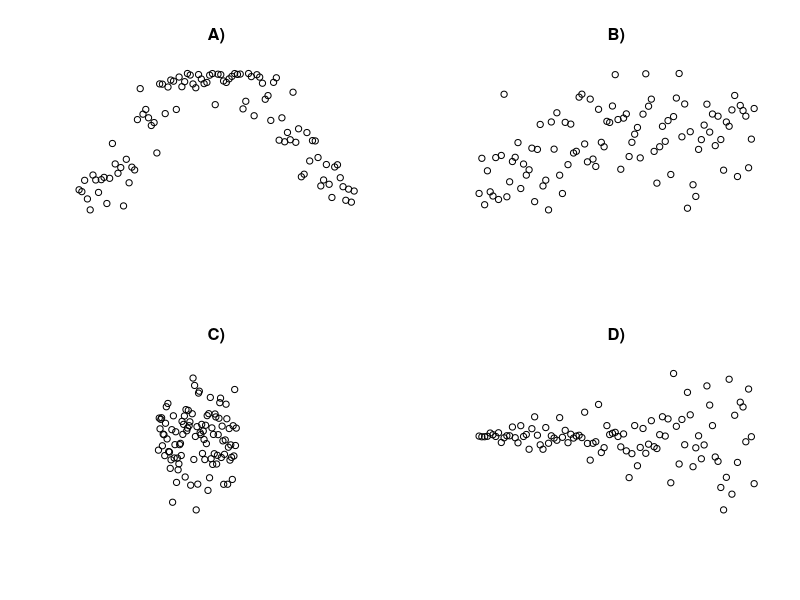
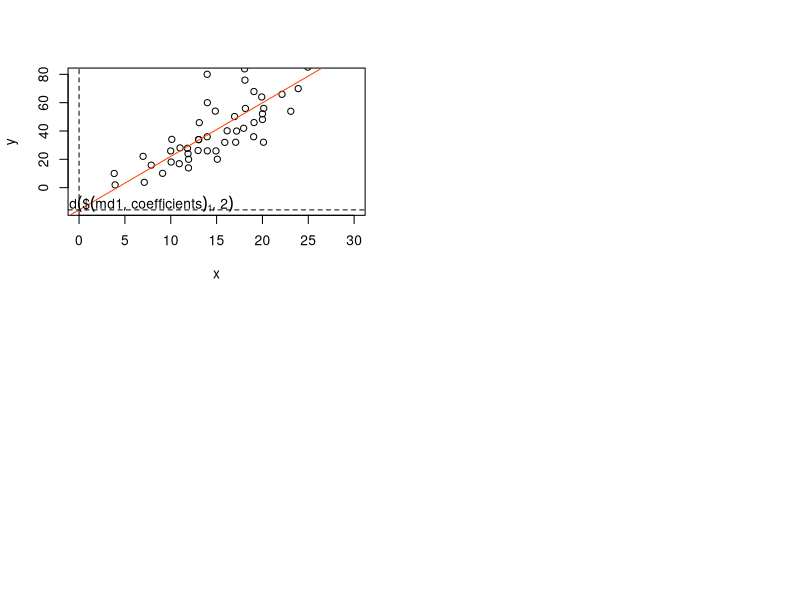
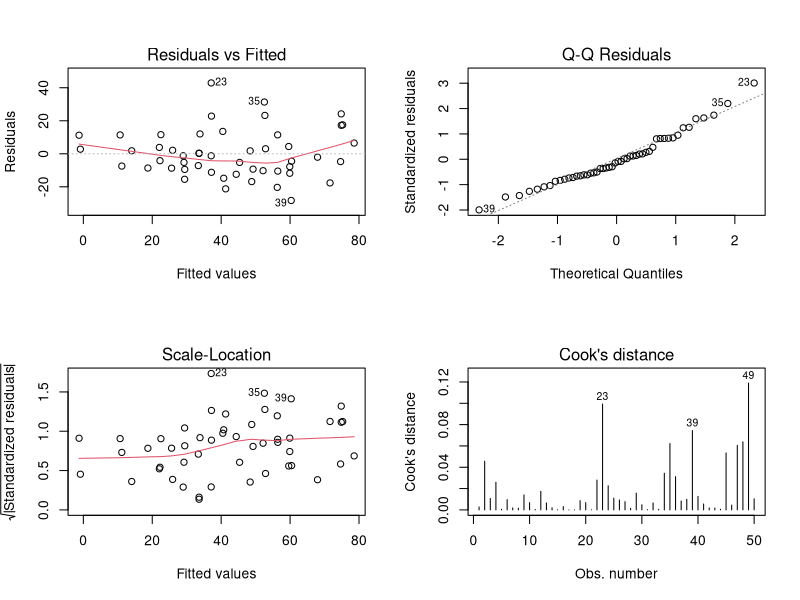
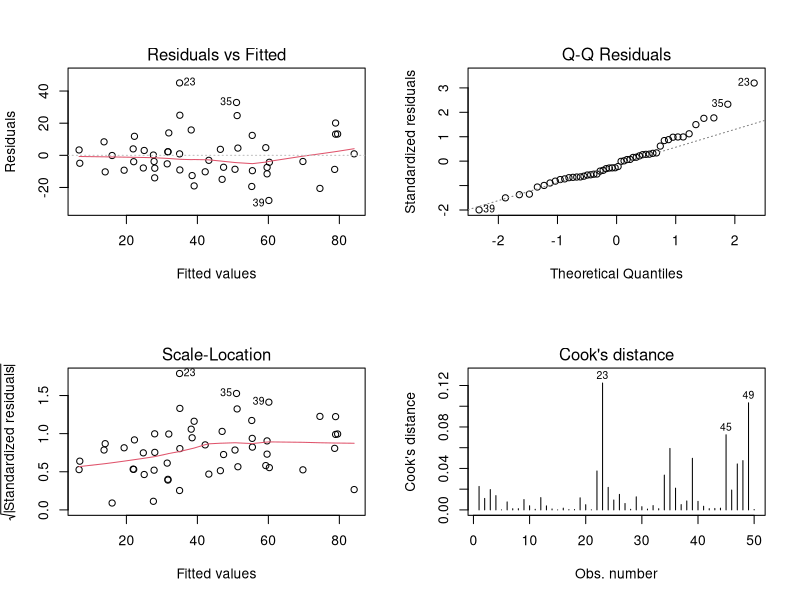
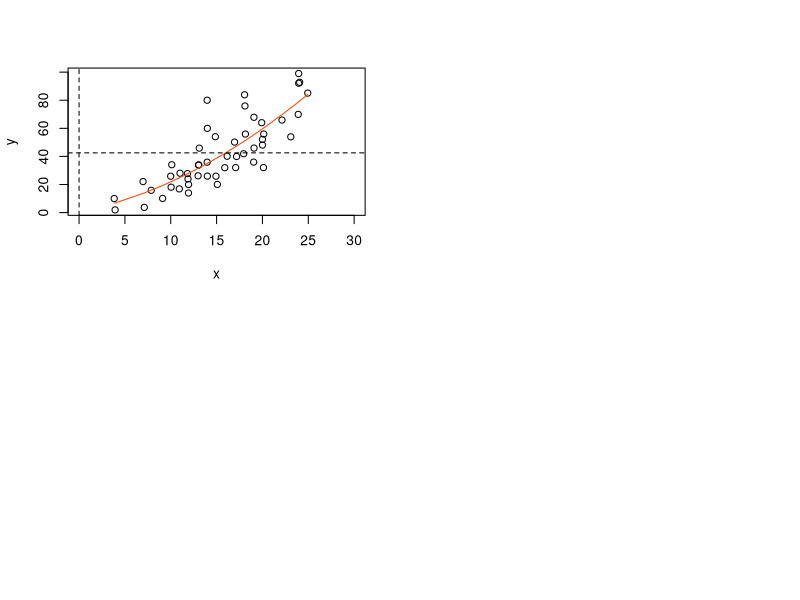

Source code (R) for these figures, in order:
## ---- chunk 1
par(mfrow = c(2, 2))
  x1 <- sin(seq(-1, 4, length.out = 100) + rnorm(100, sd = 0.4))
  x2 <- sort(c(sin(seq(-1, 4, length.out = 50)), 
                cos(seq(-3, 1, length.out = 50)))) + rnorm(n = 100, 
                                                           sd = 1.4)
  x3 <- 1:100/10
  y3 <- 5 + rnorm(100, sd = 5.5)
  x4 <- 1:100 * rnorm(100, sd = 500)
plot(x = x1, 
     main = "A)",
     xlab = "", 
     ylab = "", 
     axes = FALSE)
plot(x = x2, 
     main = "B)",
     xlab = "", 
     ylab = "", 
     axes = FALSE)
plot(x = x3, 
     y = y3, 
     main = "C)",
     xlab = "", 
     ylab = "", 
     axes = FALSE, 
     xlim = c(-10, 25), 
     ylim = c(-10, 20))
plot(x = x4, 
     xlab = "", 
     ylab = "", 
     main = "D)",
     axes = FALSE)
## ---- chunk 2
dfr <- data.frame(
  x <- c( 3.93,  3.83,  7.11,  6.98,  7.87,  9.11, 10.04,  9.99, 10.11, 10.93, 
         11.01, 11.93, 11.94, 11.88, 11.82, 12.98, 13.04, 13.04, 13.11, 13.99, 
         13.97, 13.99, 13.97, 15.08, 14.93, 14.86, 15.89, 16.15, 17.08, 17.18, 
         16.96, 17.95, 18.14, 18.09, 18.05, 19.04, 19.08, 19.07, 20.11, 20, 
         20,    20.14, 19.92, 22.13, 23.09, 23.9 , 23.95, 24.06, 23.95, 24.94
  ),
  y <- c( 1.93, 10.01,  3.73, 22.09, 15.86, 10.09, 18.09, 25.91, 34.09, 16.89, 
         28.04, 13.95, 19.98, 23.98, 27.78, 26.19, 33.85, 33.96, 45.88, 25.96, 
         35.89, 60.  , 80.03, 20.06, 25.92, 54.03, 31.96, 40.12, 32.03, 39.95, 
         50.2 , 41.91, 55.92, 75.92, 83.89, 35.94, 45.94, 67.85, 32.05, 48.11, 
         52.11, 55.95, 64.02, 65.9 , 53.94, 69.92, 92.1 , 92.78, 99.03, 85.09)
)
## ---- chunk 3
md1 <- lm(formula = y ~ x, data = dfr)
## ---- chunk 4
str(md1, 1) #<1>
## ---- chunk 5
with(data = dfr, #<1>
     expr = plot(x, #<1>
                 y, #<1>
                 xlim = c(0, 30), #<1>
                 ylim = c(md1$coefficients[1], #<1>
                          max(md1$fitted.values) + 2))) #<1>
abline(md1$coefficients, col = "orangered") #<2> 
abline(v = 0, lty = "dashed") #<3>
abline(h = md1$coefficients[1], lty = "dashed") #<3>
text(x = 5,
     y = md1$coefficients[1] + 4, 
     labels = expression(paste(beta == round(md1$coefficients[1], 2))))
## ---- chunk 6
summary(md1)
## ---- chunk 7
par(mfrow = c(2, 2))
plot(md1, 1:4)
## ---- chunk 8
md2 <- lm(y ~ poly(x, 2))
summary(md2)
## ---- chunk 9
opts1 <- c("Mají normální rozdělení", 
  "Mají vyšší střední hodnotu než `md1`, což indikuje lepší shodu modelu", 
  answer = "Mají nižší rozptyl než `md1`, což indikuje lepší shodu modelu")
## ---- chunk 10
par(mfrow = c(2, 2))
plot(md2, 1:4)
## ---- chunk 11
with(data = dfr, 
     expr = plot(x, y, xlim = c(0, 30)))
pred <- predict(md2)
ix <- sort(dfr$x, index.return=T)$ix
lines(x[ix], pred[ix], col = 'orangered')
abline(v = 0, lty = "dashed")
abline(h = md2$coefficients[1], lty = "dashed")
text(x = 5,
     y = md2$coefficients[2] + 4, 
     labels = expression(paste(beta == round(md2$coefficients[2], 2))))
## ---- chunk 12
AIC(md1, md2)
